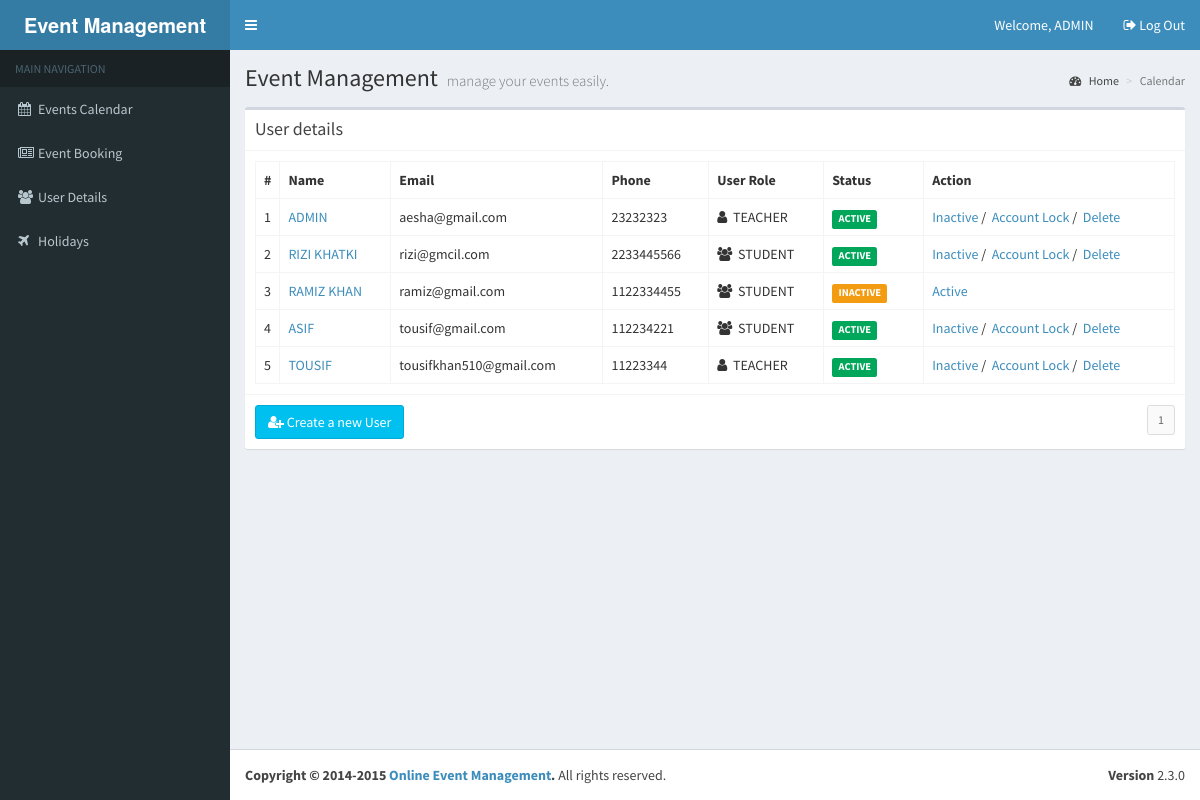
The page /event-management/event-management/views/?v=USERS (signed in) on the database its author committed.
### tables this page shows
CREATE TABLE `tbl_users` (
  `id` int(10) NOT NULL,
  `name` varchar(100) NOT NULL,
  `pwd` varchar(200) NOT NULL,
  `address` varchar(250) NOT NULL,
  `phone` varchar(20) NOT NULL,
  `email` varchar(100) NOT NULL,
  `type` varchar(10) NOT NULL,
  `status` varchar(10) NOT NULL,
  `bdate` varchar(100) NOT NULL
);

### event-management/event-management/views/index.php (called while the page is built, shortened)
<?php
require_once '../library/functions.php';
require_once '../include/template.php';
?>

### event-management/event-management/library/database.php (called while the page is built, shortened)
<?php
require_once 'config.php';
$dbConn = mysqli_connect ($dbHost, $dbUser, $dbPass,$dbName);
function dbQuery($sql)
{
	global $dbConn;
	$result = mysqli_query($dbConn,$sql);
	return $result;
}
function dbFetchAssoc($result)
{
	return mysqli_fetch_assoc($result);
}
function dbNumRows($result)
{
	return mysqli_num_rows($result);
}
?>

### event-management/event-management/views/userlist.php (the view, shortened to what this page needs)
<?php
$records = getUserRecords();
$utype = '';
$type = $_SESSION['calendar_fd_user']['type'];
if($type == 'admin' || $type == 'teacher') {
	$utype = 'on';
}
?>
<div class="col-md-12">
  <div class="box">
    <div class="box-header with-border">
      <h3 class="box-title">User details</h3>
    </div>
    <div class="box-body">
      <table class="table table-bordered">
        <tr>
          <th style="width: 10px">#</th>
          <th>Name</th>
          <th>Email</th>
          <th>Phone</th>
          <th>User Role</th>
          <th style="width: 100px">Status</th>
          <?php if($utype == 'on') { ?>
		  <th>Action</th>
		  <?php } ?>
        </tr>
        <?php
	  $idx = 1;
	  foreach($records as $rec) {
	  	extract($rec);
		$stat = '';
		if($status == "active") {$stat = 'success';}
		else if($status == "lock") {$stat = 'warning';}
		else if($status == "inactive") {$stat = 'warning';}
		else if($status == "delete") {$stat = 'danger';}
		?>
        <tr>
          <td><?php echo $idx++; ?></td>
          <td><a href="<?php echo WEB_ROOT; ?>views/?v=USER&ID=<?php echo $user_id; ?>"><?php echo strtoupper($user_name); ?></a></td>
          <td><?php echo $user_email; ?></td>
          <td><?php echo $user_phone; ?></td>
          <td>
		  <i class="fa <?php echo $type == 'teacher' ? 'fa-user' : 'fa-users' ; ?>" aria-hidden="true"></i>&nbsp;&nbsp;<?php echo strtoupper($type); ?></i></td>
          <td><span class="label label-<?php echo $stat; ?>"><?php echo strtoupper($status); ?></span></td>
          <?php if($utype == 'on') { ?>
		  <td><?php if($status == "active") {?>
            <a href="javascript:status('<?php echo $user_id ?>', 'inactive');">Inactive</a>&nbsp;/
			&nbsp;<a href="javascript:status('<?php echo $user_id ?>', 'lock');">Account Lock</a>&nbsp;/
			&nbsp;<a href="javascript:status('<?php echo $user_id ?>', 'delete');">Delete</a>
            <?php } else { ?>
			<a href="javascript:status('<?php echo $user_id ?>', 'active');">Active</a>
			<?php } ?>
          </td>
		  <?php }?>
        </tr>
        <?php } ?>
      </table>
    </div>
    <div class="box-footer clearfix">
	<?php
	$type = $_SESSION['calendar_fd_user']['type'];
	if($type == 'admin') {
	?>
	<button type="button" class="btn btn-info" onclick="javascript:createUserForm();"><i class="fa fa-user-plus" aria-hidden="true"></i>&nbsp;Create a new User</button>
	<?php
	}
	?>
      <?php echo generatePagination(); ?> </div>
  </div>
</div>

### rows shown on the page
tbl_users: user_name "ADMIN", email "aesha@gmail.com", phone "23232323", type "TEACHER", status "ACTIVE"
tbl_users: name "RIZI KHATKI", email "rizi@gmcil.com", phone "2233445566", type "STUDENT", status "ACTIVE"
tbl_users: name "RAMIZ KHAN", email "ramiz@gmail.com", phone "1122334455", type "STUDENT", status "INACTIVE"
tbl_users: name "ASIF", email "tousif@gmail.com", phone "112234221", type "STUDENT", status "ACTIVE"
tbl_users: name "TOUSIF", email "tousifkhan510@gmail.com", phone "11223344", type "TEACHER", status "ACTIVE"

### other values the page prints
$_SESSION['calendar_fd_user']['name'] "ADMIN"
